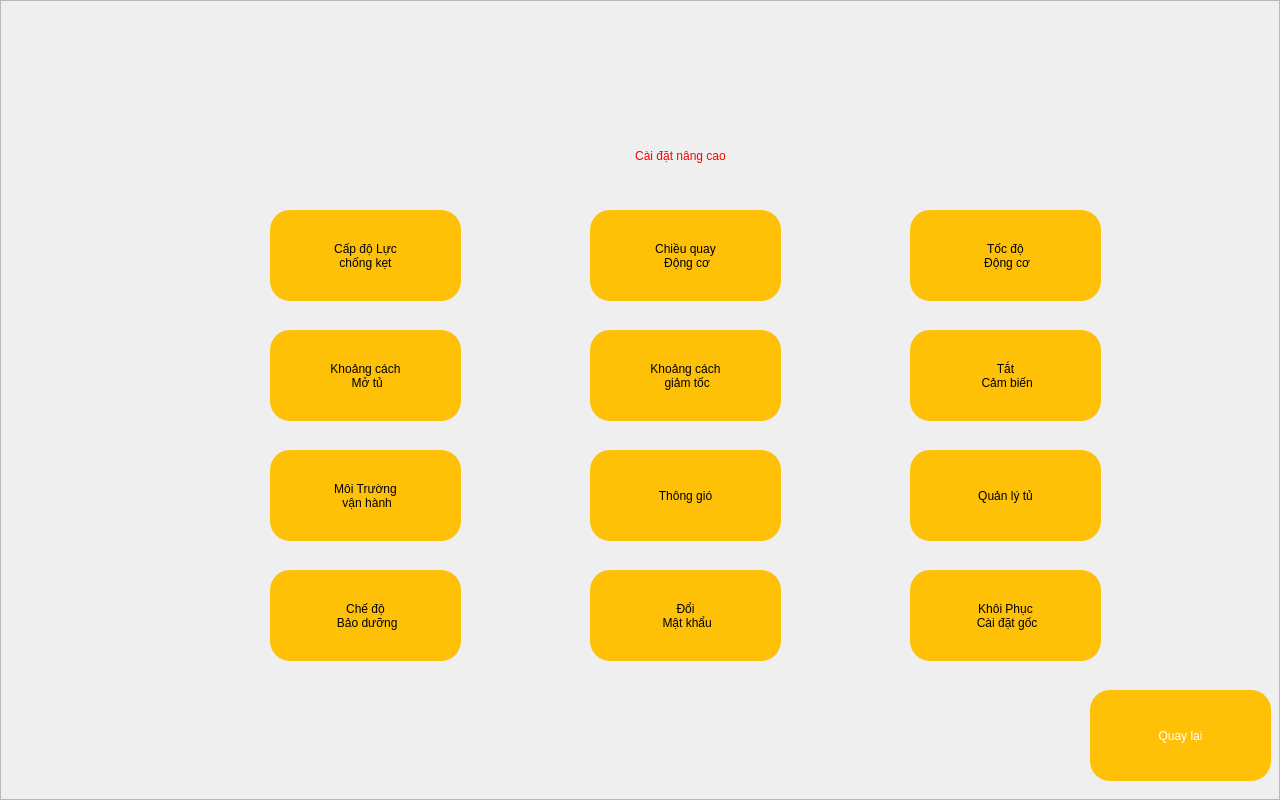
<?xml version="1.0" encoding="UTF-8"?>
<ui version="4.0">
 <class>SVCaiDatNangCao</class>
 <widget class="QWidget" name="SVCaiDatNangCao">
  <property name="geometry">
   <rect>
    <x>0</x>
    <y>0</y>
    <width>1280</width>
    <height>800</height>
   </rect>
  </property>
  <property name="windowTitle">
   <string>Form</string>
  </property>
  <widget class="QFrame" name="frame">
   <property name="geometry">
    <rect>
     <x>0</x>
     <y>0</y>
     <width>1280</width>
     <height>800</height>
    </rect>
   </property>
   <property name="styleSheet">
    <string notr="true">.QFrame{background-image: url(:/images/Background.jpg);}#lbtitle{color:red ;font: 75  30pt bold &quot;Ubuntu&quot;;}QPushButton:pressed { background-color: #FF6E40}#btBack{color:white;border-image: url(:/images/back.png);}QPushButton:pressed { background-color: #FF6E40}.QPushButton{border-radius: 20px;background-color: #FFC107;font: 75 20pt bold &quot;Ubuntu&quot;;}</string>
   </property>
   <property name="frameShape">
    <enum>QFrame::StyledPanel</enum>
   </property>
   <property name="frameShadow">
    <enum>QFrame::Raised</enum>
   </property>
   <widget class="QLabel" name="lbtitle">
    <property name="geometry">
     <rect>
      <x>480</x>
      <y>130</y>
      <width>401</width>
      <height>51</height>
     </rect>
    </property>
    <property name="text">
     <string>Cài đặt nâng cao</string>
    </property>
    <property name="alignment">
     <set>Qt::AlignCenter</set>
    </property>
   </widget>
   <widget class="QPushButton" name="btLucKet">
    <property name="geometry">
     <rect>
      <x>270</x>
      <y>210</y>
      <width>191</width>
      <height>91</height>
     </rect>
    </property>
    <property name="text">
     <string>Cấp độ Lực
chống kẹt</string>
    </property>
   </widget>
   <widget class="QPushButton" name="btChieuDC">
    <property name="geometry">
     <rect>
      <x>590</x>
      <y>210</y>
      <width>191</width>
      <height>91</height>
     </rect>
    </property>
    <property name="text">
     <string>Chiều quay
 Động cơ</string>
    </property>
   </widget>
   <widget class="QPushButton" name="btTocDoDC">
    <property name="geometry">
     <rect>
      <x>910</x>
      <y>210</y>
      <width>191</width>
      <height>91</height>
     </rect>
    </property>
    <property name="text">
     <string>Tốc độ
 Động cơ</string>
    </property>
   </widget>
   <widget class="QPushButton" name="btKCMotu">
    <property name="geometry">
     <rect>
      <x>270</x>
      <y>330</y>
      <width>191</width>
      <height>91</height>
     </rect>
    </property>
    <property name="text">
     <string>Khoảng cách
 Mở tủ</string>
    </property>
   </widget>
   <widget class="QPushButton" name="btKCGiamToc">
    <property name="geometry">
     <rect>
      <x>590</x>
      <y>330</y>
      <width>191</width>
      <height>91</height>
     </rect>
    </property>
    <property name="text">
     <string>Khoảng cách
 giảm tốc</string>
    </property>
   </widget>
   <widget class="QPushButton" name="btTatCamBien">
    <property name="geometry">
     <rect>
      <x>910</x>
      <y>330</y>
      <width>191</width>
      <height>91</height>
     </rect>
    </property>
    <property name="text">
     <string>Tắt
 Cảm biến</string>
    </property>
   </widget>
   <widget class="QPushButton" name="btCheDoBaoDuong">
    <property name="geometry">
     <rect>
      <x>270</x>
      <y>570</y>
      <width>191</width>
      <height>91</height>
     </rect>
    </property>
    <property name="text">
     <string>Chế độ
 Bảo dưỡng</string>
    </property>
   </widget>
   <widget class="QPushButton" name="btDoiMatKhau">
    <property name="geometry">
     <rect>
      <x>590</x>
      <y>570</y>
      <width>191</width>
      <height>91</height>
     </rect>
    </property>
    <property name="text">
     <string>Đổi
 Mật khẩu</string>
    </property>
   </widget>
   <widget class="QPushButton" name="btCdGoc">
    <property name="geometry">
     <rect>
      <x>910</x>
      <y>570</y>
      <width>191</width>
      <height>91</height>
     </rect>
    </property>
    <property name="text">
     <string>Khôi Phục
 Cài đặt gốc</string>
    </property>
   </widget>
   <widget class="QPushButton" name="btBack">
    <property name="geometry">
     <rect>
      <x>1090</x>
      <y>690</y>
      <width>181</width>
      <height>91</height>
     </rect>
    </property>
    <property name="text">
     <string>Quay lại</string>
    </property>
   </widget>
   <widget class="QPushButton" name="btQuanLyTu">
    <property name="geometry">
     <rect>
      <x>910</x>
      <y>450</y>
      <width>191</width>
      <height>91</height>
     </rect>
    </property>
    <property name="text">
     <string>Quản lý tủ</string>
    </property>
   </widget>
   <widget class="QPushButton" name="btMoiTruongVH">
    <property name="geometry">
     <rect>
      <x>270</x>
      <y>450</y>
      <width>191</width>
      <height>91</height>
     </rect>
    </property>
    <property name="text">
     <string>Môi Trường
 vận hành</string>
    </property>
   </widget>
   <widget class="QPushButton" name="btThongGio">
    <property name="geometry">
     <rect>
      <x>590</x>
      <y>450</y>
      <width>191</width>
      <height>91</height>
     </rect>
    </property>
    <property name="text">
     <string>Thông gió</string>
    </property>
   </widget>
  </widget>
 </widget>
 <resources>
  <include location="resources.qrc"/>
 </resources>
 <connections/>
</ui>
